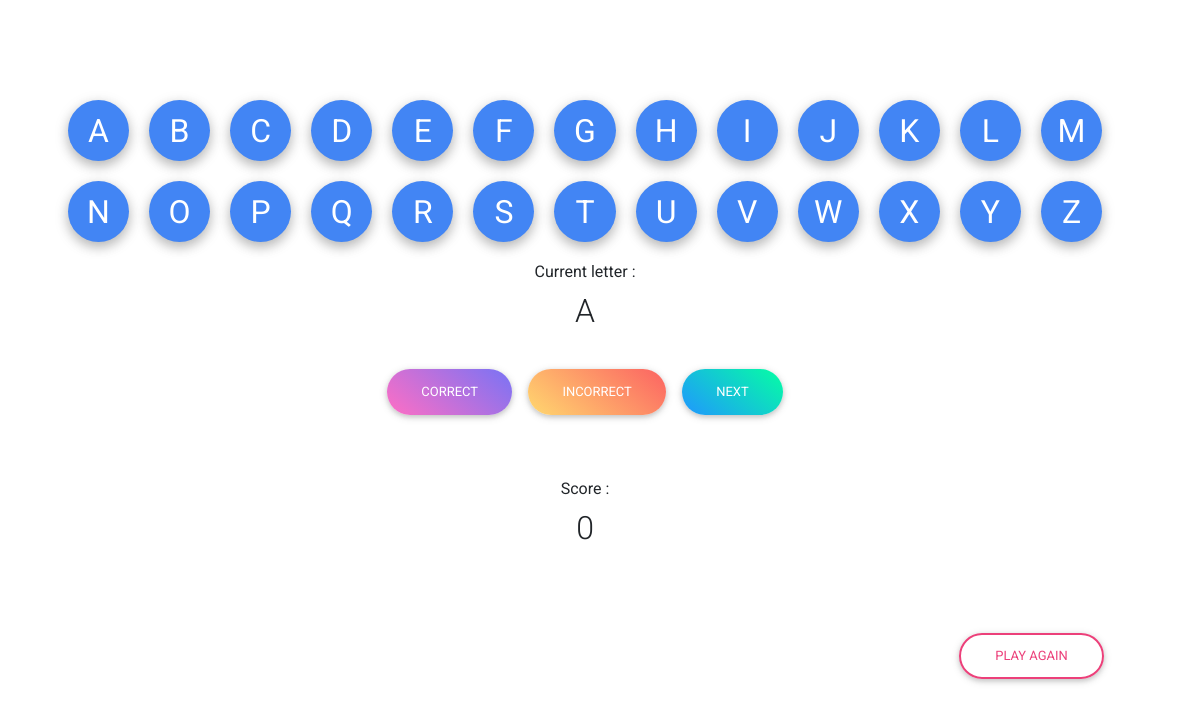
The page / on the database its author committed.
### letras/models.py (models this page shows, shortened)
class Letra(models.Model):
    letra = models.CharField(max_length=200)
    opcion = models.ForeignKey(Opcion, on_delete=models.CASCADE)

### letras/views.py (the view)
# urls.py: path('', pasapalabra, name='pasapalabra'),
def pasapalabra(request):
    letras = Letra.objects.all()
    letra_actual = Letra.objects.filter(opcion_id= 4).first()
    score =  len(Letra.objects.filter(opcion_id= 1))
    return render(request, 'letras/pasapalabra.html', {'letras': letras,'letra_actual':letra_actual,'score':score})

### letras/templates/letras/pasapalabra.html (shortened to what this page needs)
{%extends 'letras/base.html' %}
{%block content%}
<div class="row ttt col-12 justify-content-md-center">
    {% for letra in letras %}
    <div class="">
        <button class="letra btn-floating btn-lg {% if letra.opcion_id == 1 %}btn-secondary{% elif letra.opcion_id == 2 %} btn-warning{%elif letra.opcion_id == 3%}btn-info{% elif letra.opcion_id == 4 %}btn-primary {% endif %}" id="{{ letra.id }}" style="background-color:  ">
        {{ letra.letra }}
        </button>
    </div>
    {%endfor%}
    {% if letra_actual %}
    <div class="col-12 text-center my-2">
        <strong>Current letter : </strong>
    </div>
    <div class="col-12 text-center mb-4">
        <h2>{{ letra_actual.letra }}</h2>
    </div>
    <div class="col-12 text-center mb-5">
        <button class="btn btn-outline purple-gradient btn-rounded  waves-effect " id="buena">Correct</button>
        <button class="btn btn-outline peach-gradient btn-rounded  waves-effect "  id="mala">Incorrect</button>
        <button class="btn btn-outline aqua-gradient btn-rounded  waves-effect" id="pasa">Next</button>
    </div>
        <div class="col-12 text-center my-2">
            <strong>Score : </strong>
        </div>
        <div class="col-12 text-center mb-4">
            <h2>{{ score }}</h2>
        </div>
    {%endif%}
    <div class="col-md-12 mt-5 text-right">
        <button class="btn btn-outline-pink btn-rounded waves-effect" id="reiniciar">Play again </button>
    </div>
</div>
{%endblock%}

### letras/templates/letras/base.html (shortened to what this page needs)
<!DOCTYPE html>
<html lang="es">
<head>
    {% load static %}
    <link rel="stylesheet" href="{% static 'letras/css/bootstrap.min.css' %}">
    <link rel="stylesheet" href="{% static 'letras/css/mdb.css' %}">
    <link rel="stylesheet" href="{% static 'letras/css/style.css' %}">
</head>
<body>
    <div class="container">
        {%block content%}{%endblock%}
    </div>
</body>
</html>

### letras/static/letras/css/style.css (style rules this page uses)
.letra { font: 32px 'Roboto', sans-serif; }
.ttt { margin-top: 90px; }

### rows shown on the page
Letra: letra "A"
Letra: letra "B"
Letra: letra "C"
Letra: letra "D"
Letra: letra "E"
Letra: letra "F"
Letra: letra "G"
Letra: letra "H"
Letra: letra "I"
Letra: letra "J"
Letra: letra "K"
Letra: letra "L"
Letra: letra "M"
Letra: letra "N"
Letra: letra "O"
Letra: letra "P"
Letra: letra "Q"
Letra: letra "R"
Letra: letra "S"
Letra: letra "T"
Letra: letra "U"
Letra: letra "V"
Letra: letra "W"
Letra: letra "X"
Letra: letra "Y"
Letra: letra "Z"

### other values the page prints
{{ score }} "0"
